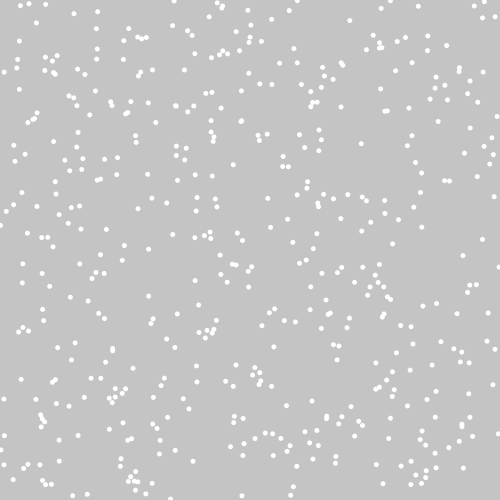
Frame 1 (no input)
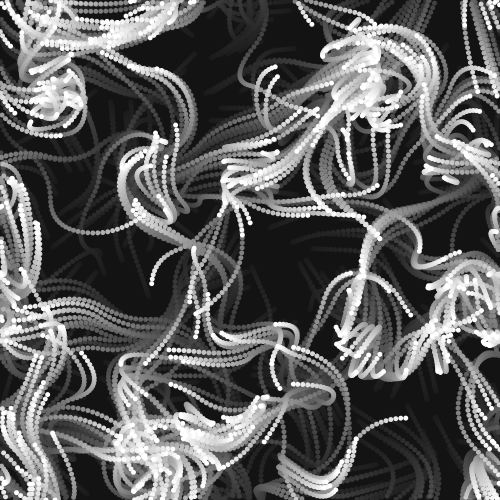
Frame 60 (the mouse pressed at the canvas centre just before this capture)
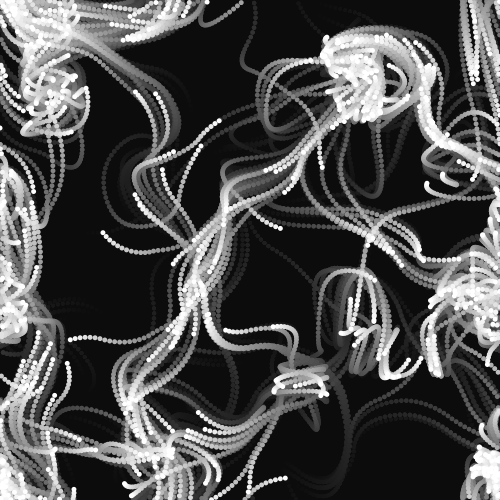
Frame 120 (the mouse held since frame 60 and released just before this capture)

The Processing sketch that drew these frames (run headless with seeded random() and noise(); from frame 60 on, the mouse is pressed at the canvas centre):

// Processing sketch: ParticleFlow
// ── ParticleFlow.pde
//particle_flow //<>//

PVector[][] grid;
Particle[] particles;
int gridSize, particleCount;

void setup() {
  size(500, 500);
  //colorMode(HSB);
  gridSize = 10;
  particleCount = 500;
  grid = new PVector[gridSize][];
  init();
}

void draw() {
  //background(0, 10);
  fill(0, 10);
  noStroke();
  rect(0, 0, width, height);
  //debugDispGrid();
  for (Particle p : particles) {
    p.update();
    p.display();
  }
}

void debugDispGrid() {
  stroke(255);
  for (int x = 0; x < gridSize; x++) {
    for (int y = 0; y < gridSize; y++) {
      float xx = x * width / gridSize;
      float yy = y * width / gridSize;
      line(xx, yy, xx + grid[x][y].x, yy + grid[x][y].y);
    }
  }
}

void init() {
  grid = new PVector[gridSize][];
  for (int x = 0; x < gridSize; x++) {
    grid[x] = new PVector[gridSize];
    for (int y = 0; y < gridSize; y++) {
      grid[x][y] = new PVector(random(10) - 5, random(10) - 5);
    }
  }

  particles = new Particle[particleCount];
  for (int i = 0; i < particleCount; i++) {
    particles[i] = new Particle(new PVector(random(width), random(height)));
  }
}

PVector copyVector(PVector v) {
  return new PVector(v.x, v.y); //<>//
} //<>//
 //<>//
PVector getDir(PVector pos) {
  int x = floor(pos.x / (width / gridSize));
  int y = floor(pos.y / (height / gridSize));
  x = constrain(x, 0, gridSize - 1);  
  y = constrain(y, 0, gridSize - 1);  
  PVector v = grid[x][y];
  return v;
}

class Particle {
  float r, mv, ma;
  PVector pos, vel, acc;

  Particle(PVector pos) {
    this.pos = pos;
    vel = new PVector(0, 0);
    acc = new PVector(0, 0);
    r = 5;
    ma = 0.5;
    mv = 5;
  }

  void update() {
    PVector dir = calcDir();
    //dir.normalize();
    acc.add(dir);
    acc.limit(ma);
    vel.add(acc);
    vel.limit(mv);
    pos.add(vel);

    if (pos.x > width) pos.x -= width;
    if (pos.y > height) pos.y -= height;
    if (pos.x < 0) pos.x += width;
    if (pos.y < 0) pos.y += height;
  }

  PVector calcDir() {
    return getDir(pos);
  }

  void display() {
    fill(255);
    //pushMatrix();
    //translate(pos.x, pos.y);
    ellipse(pos.x, pos.y, r, r);
    //popMatrix();
  }
}
